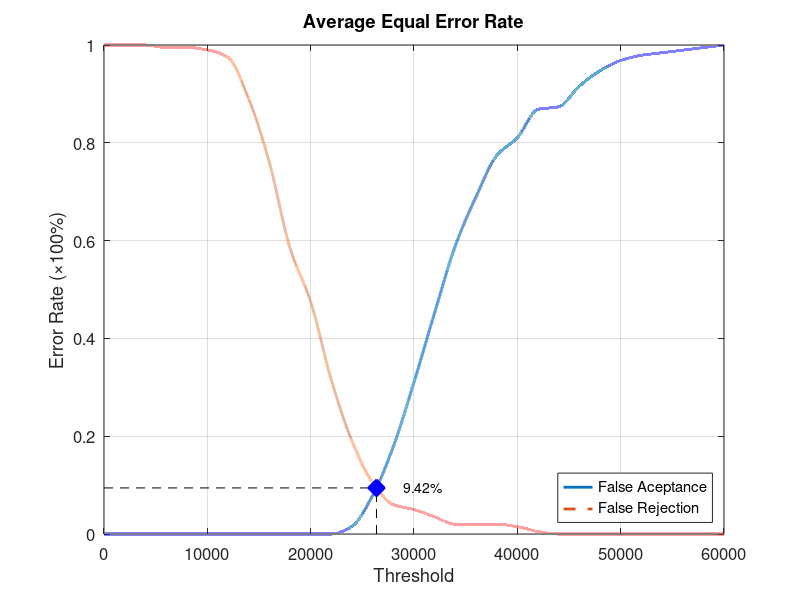
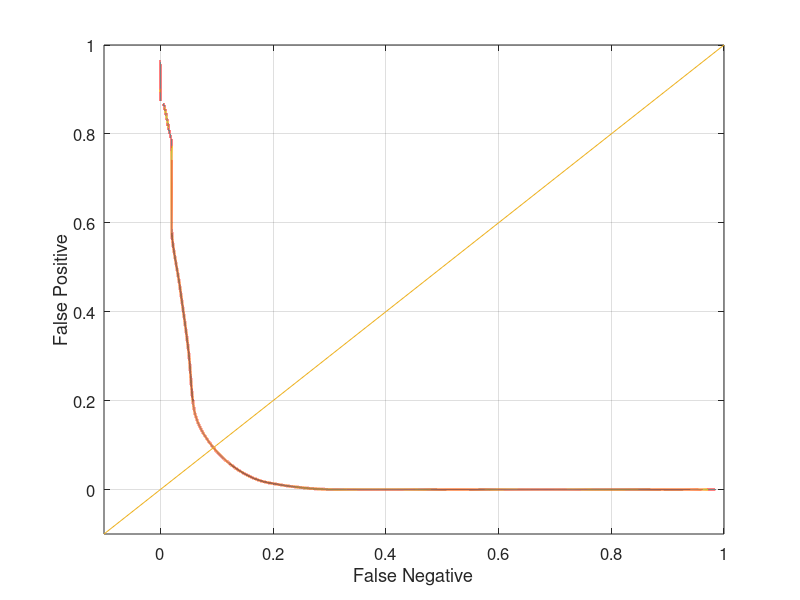

Reproduce these figures in MATLAB, in order.
function yEER = Database4_4
close all;
clear;
clc;
x = 0:2000:60000;
xq = 0:0.5:60000;

y0 = [0 0 0 0 0 0 0 0 0 0 0 0 0.0157895 0.0789474 0.178947 0.310526 0.452632 0.589474 0.689474 0.773684 0.810526 0.868421 0.873684 0.915789 0.947368 0.968421 0.978947 0.984211 0.989474 0.994737 1];
yy0 = interp1(x, y0, xq, 'pchip');
y1 = [1 1 1 0.995 0.995 0.99 0.975 0.89 0.76 0.585 0.475 0.315 0.19 0.105 0.06 0.05 0.035 0.02 0.02 0.02 0.015 0.005 0 0 0 0 0 0 0 0 0];
yy1 = interp1(x, y1, xq, 'pchip');

% Calculating EER: 
y2 = abs(y0 - y1);
find(y2 == min(y2))
yy2 = abs(yy0 - yy1);
xEER = find(yy2 == min(yy2));
xEERIndex = xq(xEER) % X-axis EER
yEER = yy0(xEER) % Y-axis EER

main = figure
plot(xq, yy0,'-','LineWidth', 2);	hold on
plot(xq, yy1,'--','LineWidth', 2);	hold on
plot([xEERIndex xEERIndex], [0 yEER], 'k--');	hold on
plot([0 xEERIndex], [yEER yEER], 'k--');	hold on
plot(xEERIndex, yEER, 'bx', 'LineWidth', 10);	hold on
text(xEERIndex + 10 * xEERIndex / 100, yEER, [num2str(round((10000 * yEER)) / 100) '%'])
legend('False Aceptance', 'False Rejection', 'Location', 'SouthEast')
xlabel('Threshold')
ylabel('Error Rate (\times100%)')
title('Average Equal Error Rate')
set(gca, 'FontSize', 12)
axis([0 60000 0 1])
grid on

print(main, 'Database4_4Main', '-dpng');
FNRxFPR = figure('Color', [1 1 1]);
plot(yy1, yy0, '-', yy1, yy0, 'LineWidth', 2);
hold on
y = -0.1:0.1:1
plot(y, y); 
set(gca, 'FontSize', 12)
xlabel('False Negative')
ylabel('False Positive')
axis([-0.1 1 -0.1 1])
set(gca, 'FontSize', 12)
grid on

print(FNRxFPR, 'Database4_4FNRxFPR','-dpng');
end
